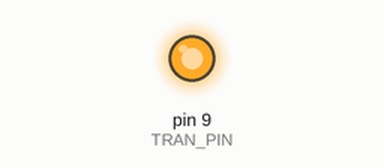
This sketch was run on a simulated Arduino Uno, built with avr-gcc and run on an emulated ATmega328P. Parts: output pins drawn as LEDs (lit = HIGH).

Above: at 1.0 s.
At 3.0 s:
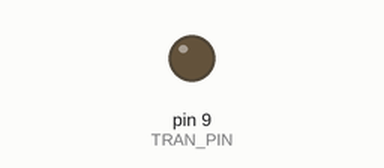
Timing chart, 0 to 5.2 s (numbered marks = the images above):
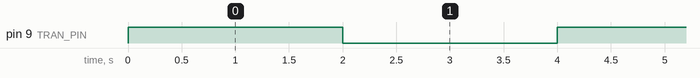

The sketch:

ParallelPower.ino
```cpp
/**
 * Подключаем ногу (база) транзистора к 9 пину
 */
#define TRAN_PIN 9

/**
 * Текушее значение транзистора
 */
boolean value = false;


void setup() {
    pinMode(TRAN_PIN, OUTPUT);
}

void loop() {
    //Меняем значение транзистора
    value = !value;

    //При "value == true" на транзистор будет подан ток и
    //он будет пропускать основной ток.
    digitalWrite(TRAN_PIN, value);

    //Задержка 2 секунды
    delay(2000);
}
```

Measured:
- by itself, pin 9 (TRAN_PIN): alternates HIGH for 2.0 s and LOW for 2.0 s
